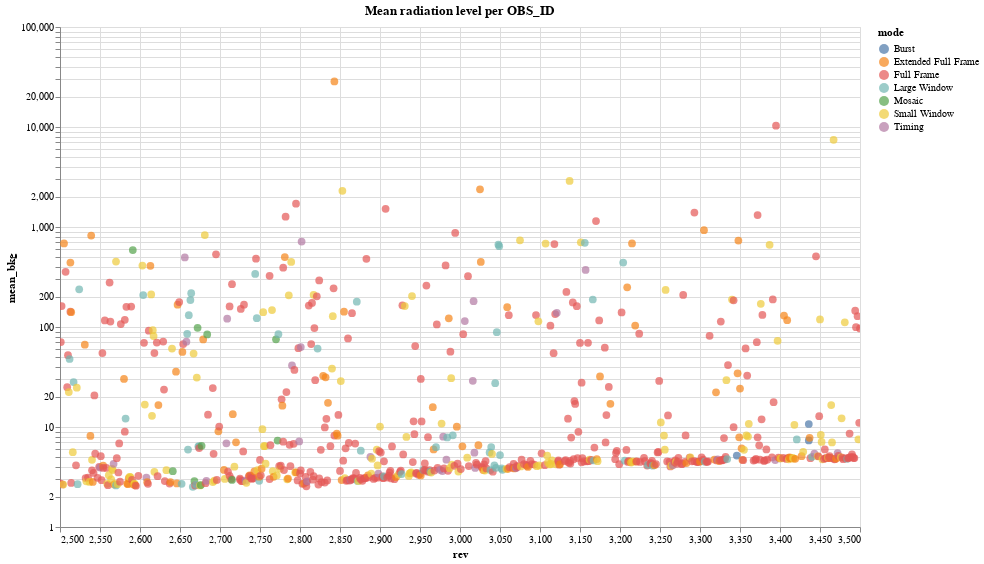

The notebook cell this image was saved under:
### Code cell
alt.Chart(trad[trad.mean_bkg >= 1.0],title="Mean radiation level per OBS_ID",width=800,height=500).mark_circle(size=60).encode(
    alt.X('rev',scale=alt.Scale(domain=(2500,3500))),
    alt.Y('mean_bkg',scale=alt.Scale(type="log")),
    color='mode',
    tooltip=['rev', 'obsid','mean_bkg', 'mode']
).interactive()

### Figure 1 — Vega-Lite specification as saved in the notebook (floating-point values rounded to 4 significant figures; data arrays with more than 128 entries replaced by an {"elided": "..."} marker saying what was removed)
{"$schema": "https://vega.github.io/schema/vega-lite/v2.6.0.json", "config": {"view": {"height": 300, "width": 400}}, "data": {"name": "data-a3f61a2c12f2cf601412c1088b1b2f47"}, "datasets": {"data-a3f61a2c12f2cf601412c1088b1b2f47": {"elided": "713 records"}}, "encoding": {"color": {"field": "mode", "type": "nominal"}, "tooltip": [{"field": "rev", "type": "quantitative"}, {"field": "obsid", "type": "quantitative"}, {"field": "mean_bkg", "type": "quantitative"}, {"field": "mode", "type": "nominal"}], "x": {"field": "rev", "scale": {"domain": [2500, 3500]}, "type": "quantitative"}, "y": {"field": "mean_bkg", "scale": {"type": "log"}, "type": "quantitative"}}, "height": 500, "mark": {"size": 60, "type": "circle"}, "selection": {"selector016": {"bind": "scales", "encodings": ["x", "y"], "mark": {"fill": "#333", "fillOpacity": 0.125, "stroke": "white"}, "on": "[mousedown, window:mouseup] > window:mousemove!", "resolve": "global", "translate": "[mousedown, window:mouseup] > window:mousemove!", "type": "interval", "zoom": "wheel!"}}, "title": "Mean radiation level per OBS_ID", "width": 800}
